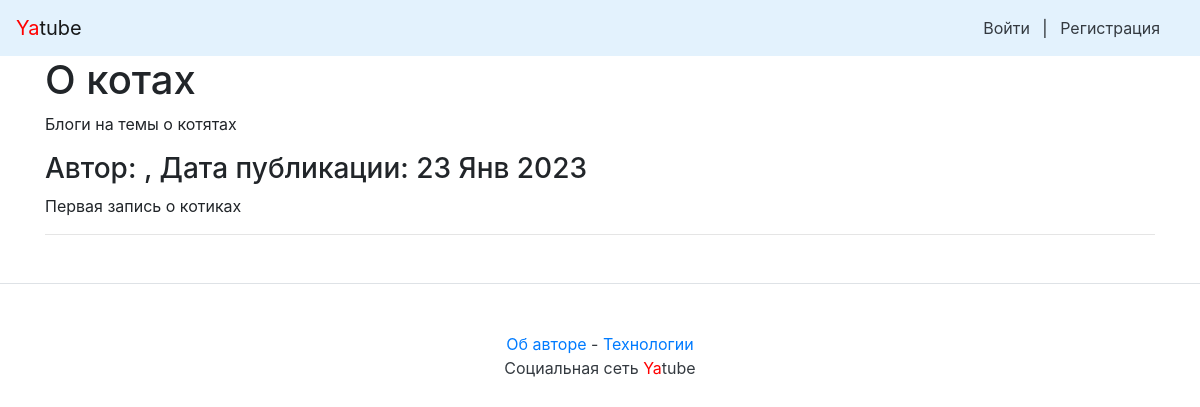
The page /group/cats/ on the database as committed earlier.
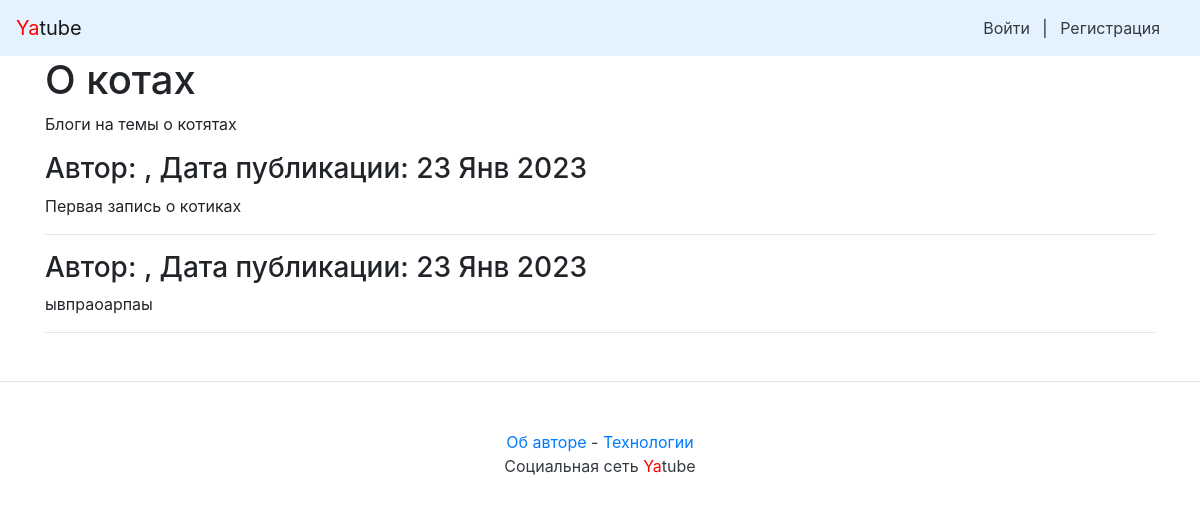
The same page on the database as committed later.
### posts/models.py (models this page shows, shortened)
class Post(models.Model):
    objects = None
    text = models.TextField(verbose_name='Текст')
    pub_date = models.DateTimeField("date published", auto_now_add=True)
    author = models.ForeignKey(
        User,
        on_delete=models.CASCADE,
        related_name="posts",
        verbose_name='Автор'
    )
    group = models.ForeignKey(
        'Group',
        on_delete=models.CASCADE,
        related_name="posts", blank=True,
        null=True,
        verbose_name='Группа'
    )
    class Meta:
        ordering = ['-pub_date']
        verbose_name = 'Пост'
        verbose_name_plural = 'Посты'

### posts/views.py (the view)
# urls.py: path('group/<slug:slug>/', views.group_posts, name="groups"),
def group_posts(request, slug):
    group = get_object_or_404(Group, slug=slug)
    post_list = group.posts.all()
    paginator = Paginator(post_list, 10)  # показывать по 10 записей на странице.
    page_number = request.GET.get('page')  # переменная в URL с номером запрошенной страницы
    page = paginator.get_page(page_number)  # получить записи с нужным смещением
    return render(
        request,
        "group.html",
        {'page': page, 'paginator': paginator, "group": group}
    )

### posts/context_processors.py (called while the page is built)
def year(request):
    years = datetime.now().year
    return {'year': years}

### posts/models.py (called while the page is built)
    def __str__(self):
        return self.title

### templates/group.html (shortened to what this page needs)
{% extends "base.html" %}
{% block content %}
    <h1>{{ group }}</h1>
    <p>{{ group.description }}</p>
    {% for post in page %}
    <h3>
        Автор: {{ post.author.get_full_name }}, Дата публикации: {{ post.pub_date|date:"d M Y" }}
    </h3>
    <p>{{ post.text|linebreaksbr }}</p>
    <hr>
    {% endfor %}
{% endblock %}

Rows that differ between the two databases and show on the page:
now on this page (row edited): Post: pub_date "23 Янв 2023", text "ывпраоарпаы"
